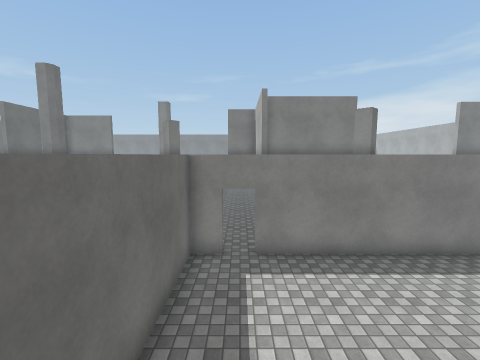
View 1 (above)

23 first-person views from a walk through a scene from a Unity 3-D project. The camera is 1.5 m above the floor, tilts 6° down and sees 90° across. The floor is counted in squares, 1 m on a side. Each view is taken from the middle of a square. On the plan, view 1 faces up. The plan holds only what a view shows up to about 13 squares ahead; the rest is blank. The place goes on beyond the plan. The player is left out. Surface patterns are stand-ins for the level's own textures.

View 2
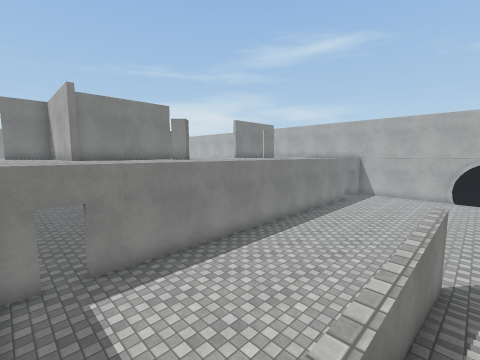

View 3
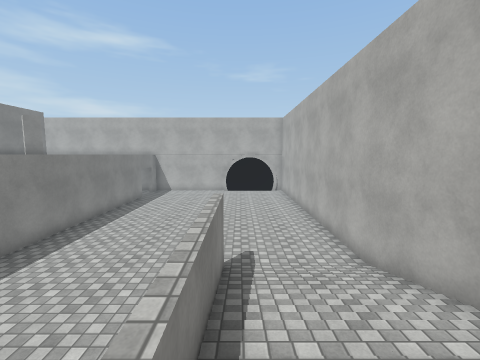

View 4
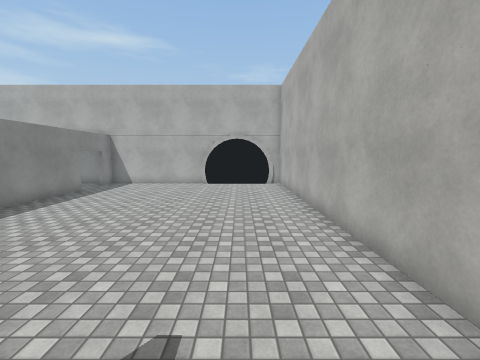

View 5
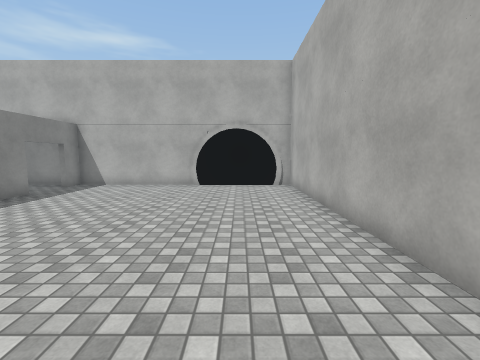

View 6
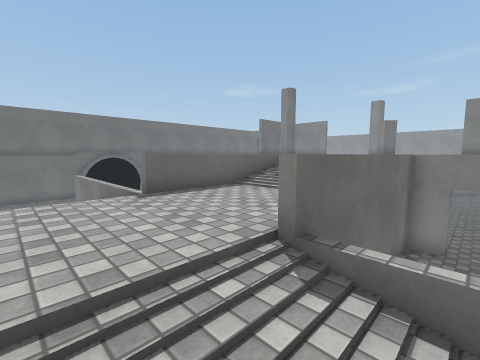

View 7
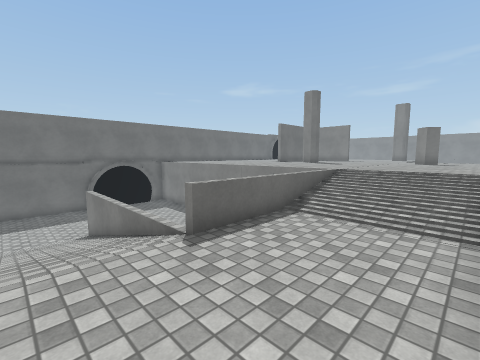

View 8
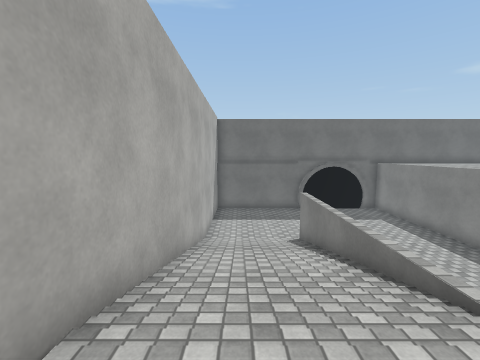

View 9
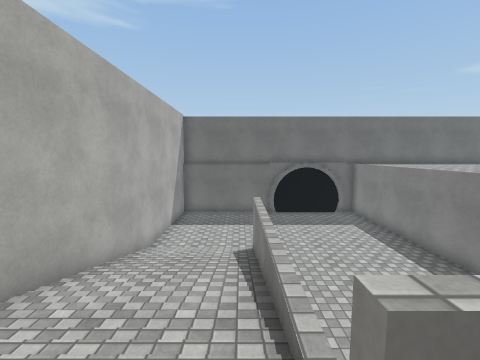

View 10
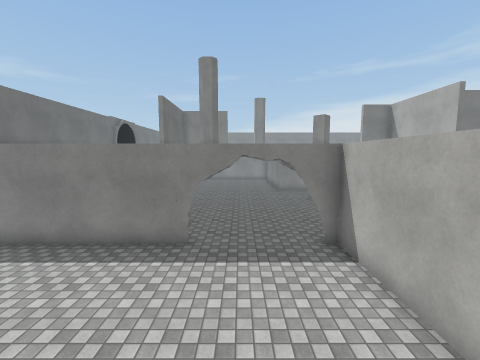

View 11
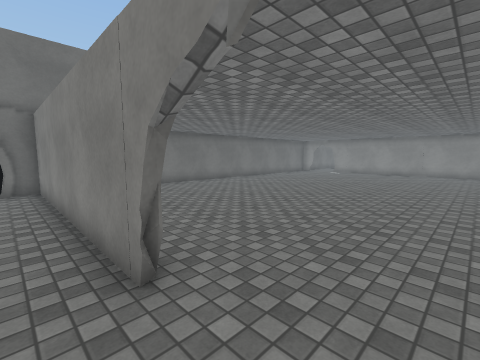

View 12
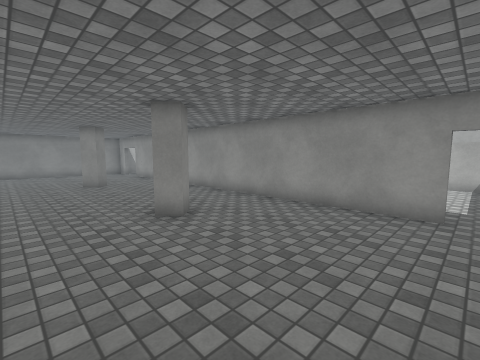

View 13
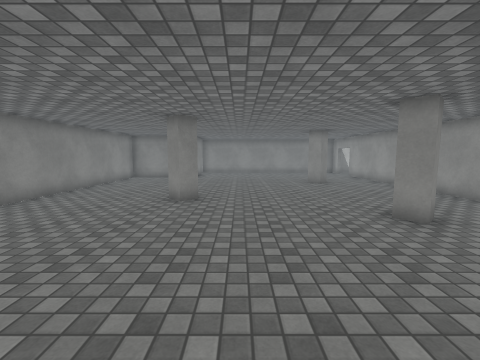

View 14
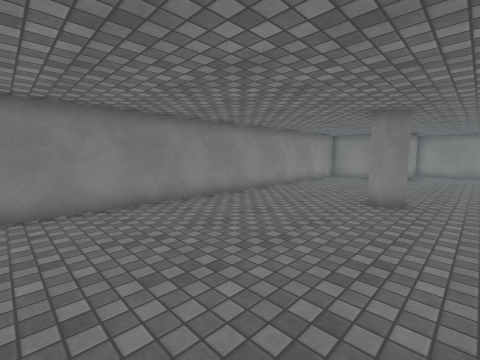

View 15
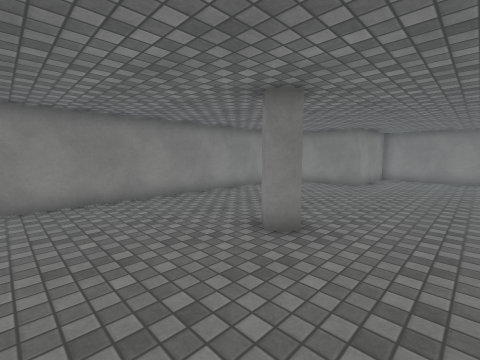

View 16
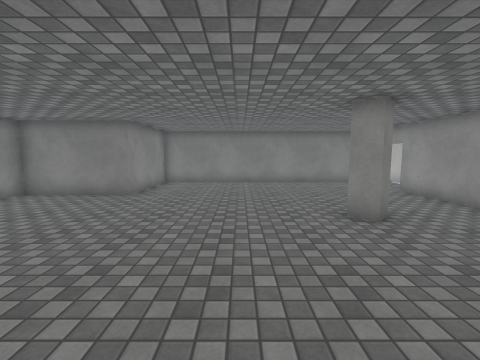

View 17
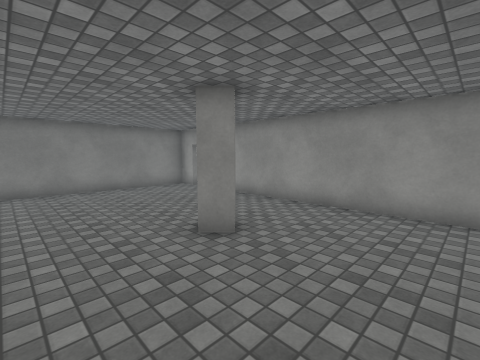

View 18
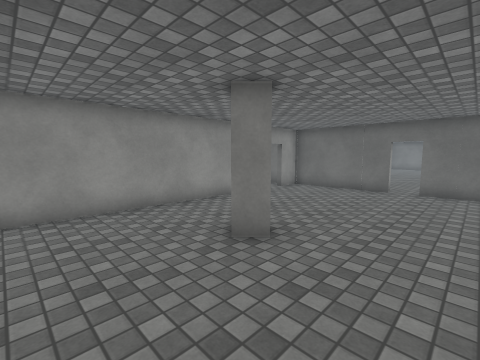

View 19
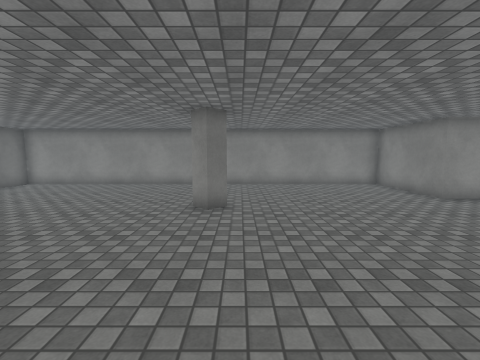

View 20
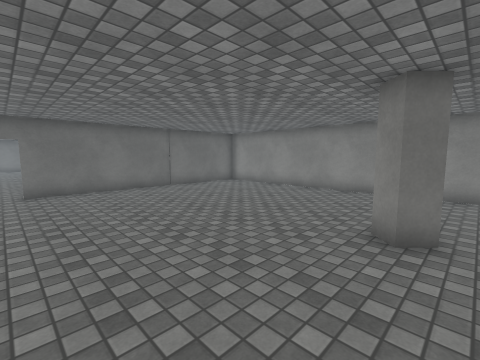

View 21
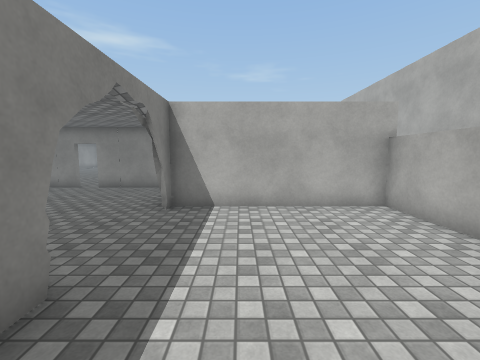

View 22
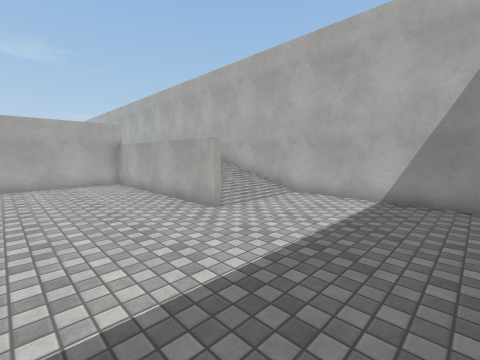

View 23
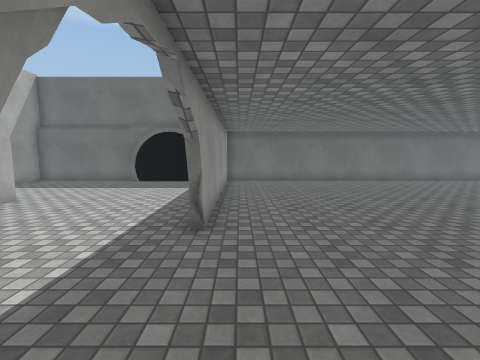

### Floor plan
Key: @ floor where view 1 was taken; # wall or solid block; . main floor; : floor 2 m higher than the main floor; + floor 3 m higher than the main floor; / step, stairs or slope; = window, fence, low wall or low ledge; v drop or lower ground; P pillar; O other object.
Columns run from 19 left of view 1 to 20 right of it. Each row starts with its distance up from view 1.
 23           ..
 22          ...     =#################=
 21         ....      .................=
 20 ..     .....     /................./
 19 ...   ......     /................./
 18 .... .......     /.................////#
 17 ............     /.........P...........#
 16 ............     /.....................#
 15 ............   P /.....................#
 14 ............   P /.....................#
 13 ..............  ./.....................#
 12 .......................................#
 11 .................+......PP.....PP......#
 10 .................+.....................#
  9 .................+.....................#
  8 ................. .....................#
  7 #########....++++##.#################..#
  6 O............////#.....................#
  5 .............v///#.....................#
  4 .............=///=.....................#
  3 .............=:::=.....................#
  2 .............=:::= ....................#
  1 ......##===vv=:::= v====##.............#
  0 ......///////:::::/@/////..............#
 -1 ......///////:::::/  ////..............#
 -2 ......///////:::::// ////..............#
 -3 ......///////:       ////..............#
 -4 ########################################

Positions as (right, up) in squares from view 1, and headings:
1: (0, 0), facing up
2: (-1, 0), facing up-right
3: (0, 0), facing right
4: (5, -1), facing right
5: (8, -1), facing right
6: (0, -2), facing up-left
7: (-2, -2), facing up-left
8: (-4, -2), facing left
9: (-5, 0), facing left
10: (-9, 0), facing up
11: (-8, 6), facing up-left
12: (0, 14), facing down-right
13: (0, 15), facing right
14: (0, 15), facing up-right
15: (4, 14), facing up-right
16: (7, 14), facing right
17: (9, 14), facing down-right
18: (9, 14), facing down-left
19: (9, 10), facing up
20: (9, 12), facing up-left
21: (-13, 5), facing right
22: (-19, 5), facing down-right
23: (-6, 8), facing left
